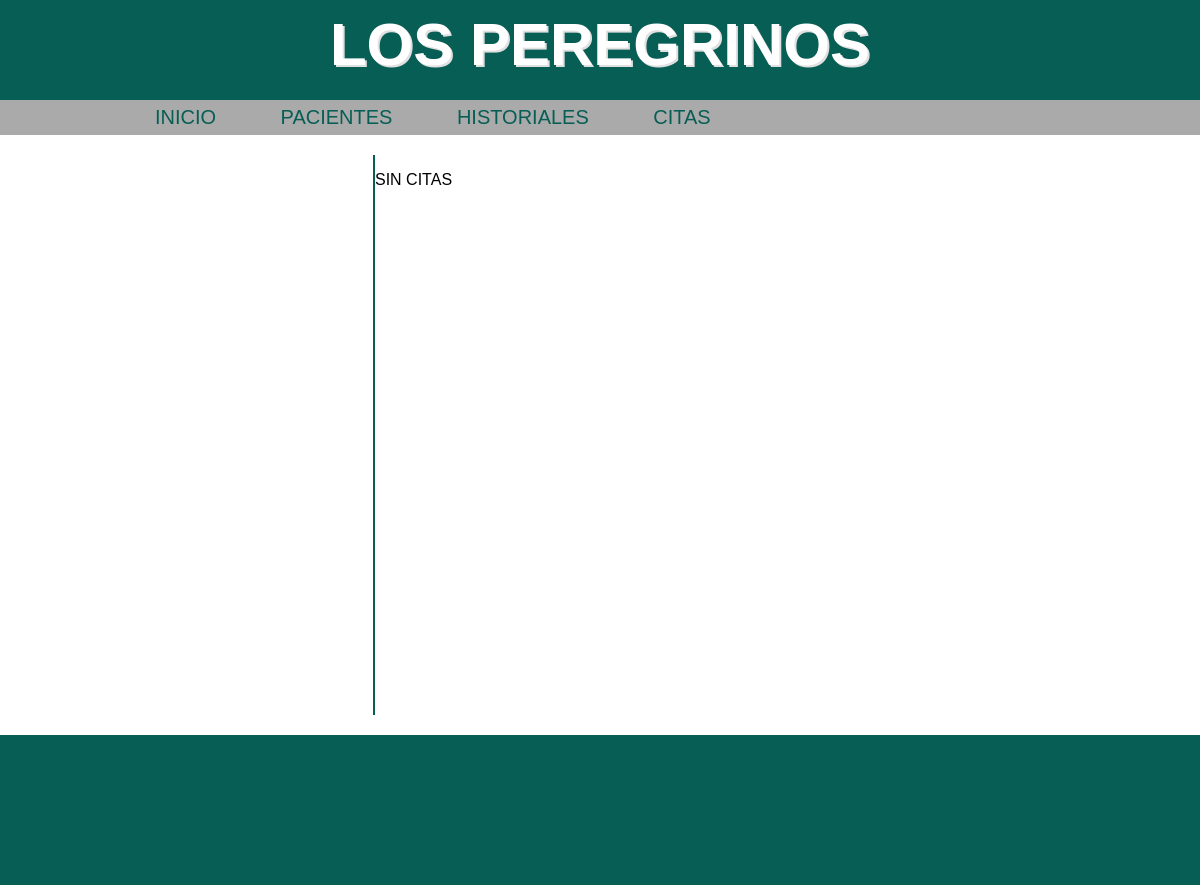
Before: /index/ with the older database file.
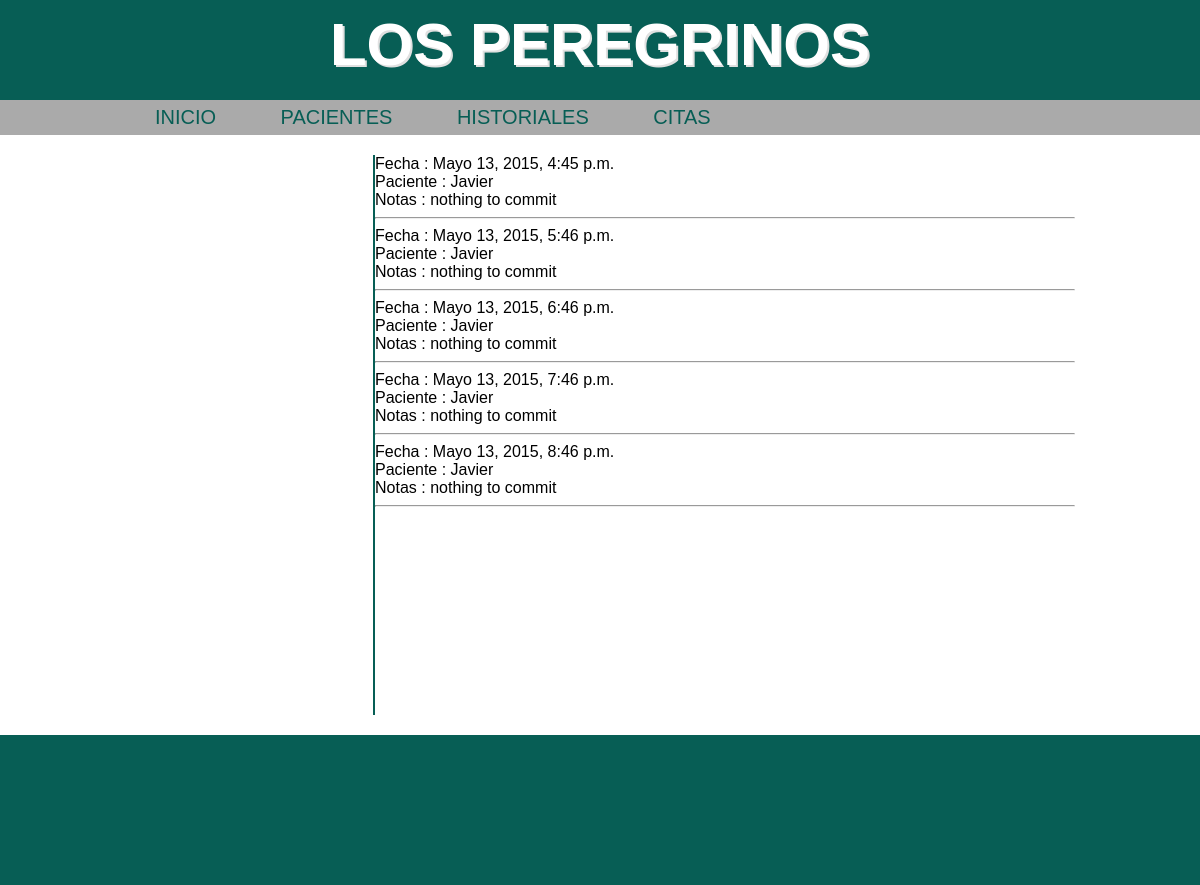
After: the same page with the newer database file.
### clinica/models.py (models this page shows)
class citas(models.Model):
    fecha = models.DateTimeField(default=datetime.now, blank=True)
    cliente = models.ForeignKey(clientes, default=None, null=True, blank=True)
    observaciones = models.TextField()

class clientes(models.Model):
    nombre = models.CharField(max_length=75)
    apellidos = models.CharField(max_length=75)
    telefono =  models.PositiveIntegerField(null=True, blank=True)
    telefono2 = models.PositiveIntegerField(null=True, blank=True)
    antiguedad = models.DateTimeField(default=datetime.now, blank=True)
    fotografia = models.ImageField(upload_to='imagenes')
    def __unicode__(self):
    	return self.nombre

### clinica/views.py (the view)
# urls.py: url(r'^index/', 'clinica.views.index', name = 'index'),
def index(request):
	las_citas = citas.objects.all()
	context = {'las_citas': las_citas }
	return render(request, 'clinica/index.html', context)

### templates/clinica/index.html
{% extends "base.html" %}
{%   load   staticfiles   %}
{% block elcss %}
<link   rel="stylesheet"   type="text/css"   href="{%   static  'clinica/css/index.css'   %}"   />
{% endblock %}
{% block content %}
<div id="index_cuerpo">
		<div id="index_esquerda">
		</div>
		<div id="index_dereita">
		{% if las_citas %}
			{% for citas in las_citas %}
				<spam>Fecha : {{ citas.fecha }}</spam>
				<br />
				<spam>Paciente : {{ citas.cliente }}</spam>
				<br />
				<spam>Notas : {{ citas.observaciones }}</spam>
				<hr />
			{% endfor %}
		{% else %}
			<p>SIN  CITAS</p>
		{% endif %}
		</div>
</div>
{% endblock %}

### templates/base.html (shortened to what this page needs)
{%   load   staticfiles   %}
<html>
<head>
<link   rel="stylesheet"   type="text/css"   href="{%   static  'css/base.css'   %}"   />
{%block elcss %}{% endblock %}
</head>
<body>
<div id="banner_plus">
	<div id="banner">
		<h1>LOS PEREGRINOS</h1>
	</div>
</div>
<div id="nav_plus">
	<div id="nav">
			<ul>
				<li><a href="#">INICIO</a></li>
				<li><a href="#">PACIENTES</a></li>
				<li><a href="#">HISTORIALES</a></li>
				<li><a href="#">CITAS</a></li>
			</ul>
	</div>
</div>
<div id="cuerpo">
	{% block content %} {% endblock %}
</div>
<div id="footer_plus">
	<div id="footer">
	</div>
</div>
</body>
</html>

### static/css/base.css (style rules this page uses)
body { margin-top: 0px; margin-left: 0px; margin-right: 0px; margin-bottom: 0px; background-color : #FFF; font-family: Arial, Helvetica, sans-serif; }
#banner_plus { width: 100%; height: 100px; background-color: #075E55; }
#banner { width: 950px; height: 80px; margin-left: auto; margin-right: auto; text-align: center; }
#banner h1 { margin-top: 0px; padding-top: 10px; color: #fff; font-size: 60px; font-weight: bold; text-shadow: 2px 2px #e0e0e0; }
#nav_plus { width: 100%; height: 35px; background-color: #AAA; }
#nav { width: 950px; height: 35px; margin-right: auto; margin-left: auto; }
#nav ul { text-indent: 0px; padding: 6px 0; margin: 0; text-align: left; }
#nav ul li { display: inline; font-size: 20px; padding-right: 30px; padding-left: 30px; text-decoration: none; }
#nav ul li a { text-decoration: none; color: #075E55; }
#cuerpo { width: 950px; height: auto; margin-right: auto; margin-left: auto; }
#footer_plus { width: 100%; height: 150px; background-color: #075E55; }
#footer { width: 950px; height: 150px; margin-left: auto; margin-right: auto; }

### static/clinica/css/index.css (style rules this page uses)
#index_cuerpo { width: 950px; height: 600px; }
#index_esquerda { float:left; margin-top: 20px; margin-bottom: 20px; width: 248px; height: 560px; border-right: 2px solid #075E55; }
#index_dereita { float:left; margin-top: 20px; margin-bottom: 20px; width: 700px; height: 560px; }

Changed rows visible on the page:
added citas: fecha "Mayo 13, 2015, 4:45 p.m.", cliente "Javier", observaciones "nothing to commit"
added citas: fecha "Mayo 13, 2015, 5:46 p.m.", cliente "Javier", observaciones "nothing to commit"
added citas: fecha "Mayo 13, 2015, 6:46 p.m.", cliente "Javier", observaciones "nothing to commit"
added citas: fecha "Mayo 13, 2015, 7:46 p.m.", cliente "Javier", observaciones "nothing to commit"
added citas: fecha "Mayo 13, 2015, 8:46 p.m.", cliente "Javier", observaciones "nothing to commit"
Other visible differences:
text no longer shown: "SIN CITAS"
